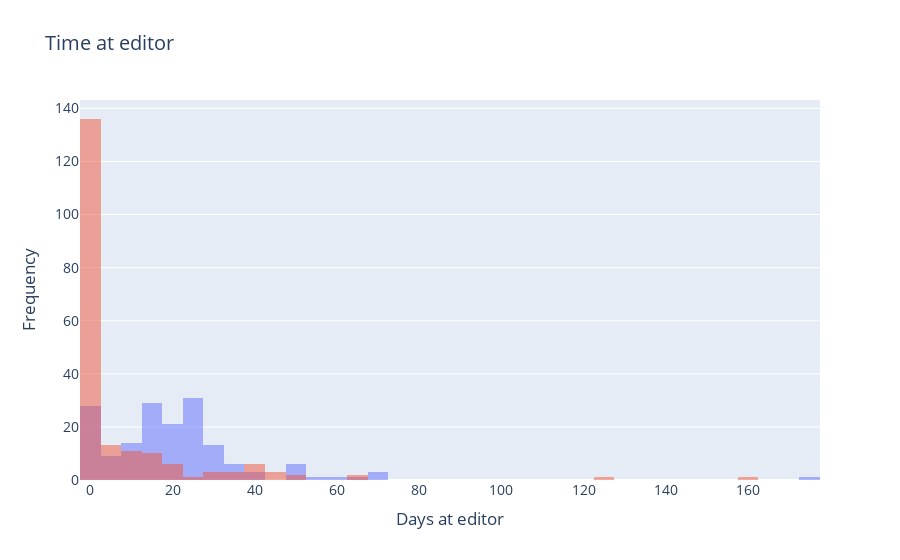

Notebook code for this chart:
### Code cell
time_at_editor_chart = go.Figure()
time_at_editor_chart.add_trace(go.Histogram(
        x=collapsed[collapsed['revision']==0]['time_at_editor'],
        hovertemplate="%{y}",
        name='First submission',
        )
    )
time_at_editor_chart.add_trace(go.Histogram(
        x=collapsed[collapsed['revision']>0]['time_at_editor'],
        hovertemplate="%{y}",
        name='Revision',
    )
)
time_at_editor_chart.update_layout(
    title={
            "text": f"Time at editor",
            },
    font = dict(
            size = 14
            ),
    showlegend = False,
    hoverlabel = dict(
            font_size = 14,
            font_family = "Rockwell"
        ),
    barmode='overlay',
    xaxis_title_text='Days at editor',
    yaxis_title_text='Frequency',
)
time_at_editor_chart.update_traces(opacity=0.5)
time_at_editor_chart.show()

### Figure 1 — Plotly figure (JSON) as saved in the notebook; plotly's stock layout.template omitted (floating-point values rounded to 4 significant figures; data arrays with more than 128 entries replaced by an {"elided": "..."} marker saying what was removed)
{"data": [{"hovertemplate": "%{y}", "name": "First submission", "opacity": 0.5, "type": "histogram", "x": {"elided": "167 float values"}}, {"hovertemplate": "%{y}", "name": "Revision", "opacity": 0.5, "type": "histogram", "x": {"elided": "213 float values"}}], "layout": {"barmode": "overlay", "font": {"size": 14}, "hoverlabel": {"font": {"family": "Rockwell", "size": 14}}, "showlegend": false, "title": {"text": "Time at editor"}, "xaxis": {"title": {"text": "Days at editor"}}, "yaxis": {"title": {"text": "Frequency"}}}}
